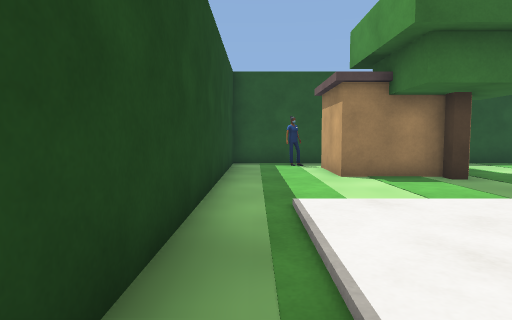
[1] (above)

20 first-person views from a walk through a world built for the Gazebo simulator. The camera is 0.94 m above the floor, tilts 4° down and sees 75° across. The floor is counted in squares, 1 m on a side. Each view is taken from the middle of a square. On the plan, view 1 faces up. The plan holds only what a view shows up to about 12 squares ahead; the rest is blank. The place goes on beyond the plan. Robots are left out.

[2]
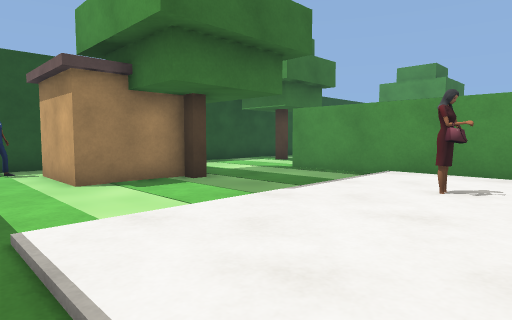

[3]
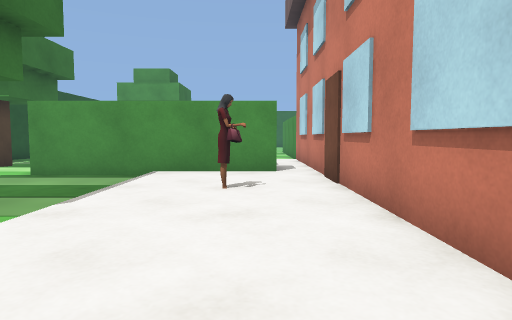

[4]
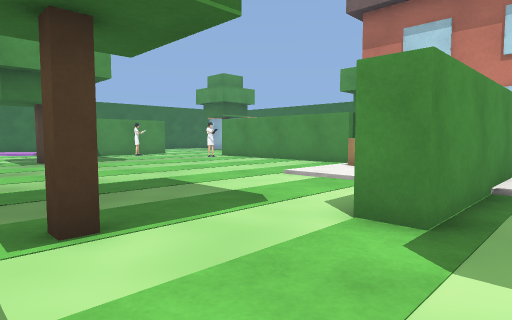

[5]
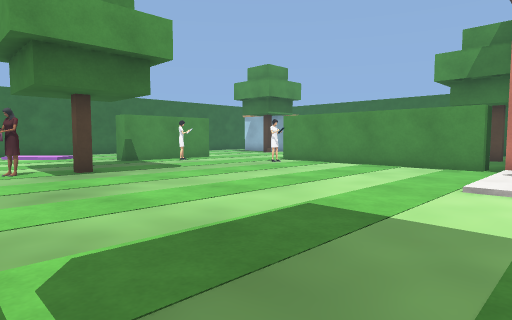

[6]
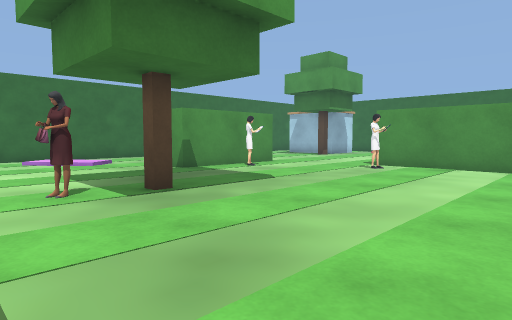

[7]
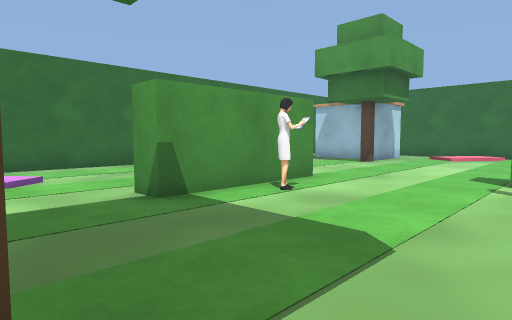

[8]
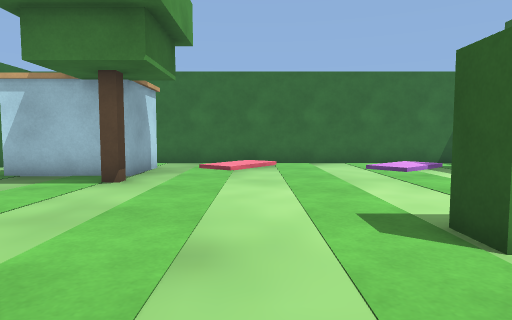

[9]
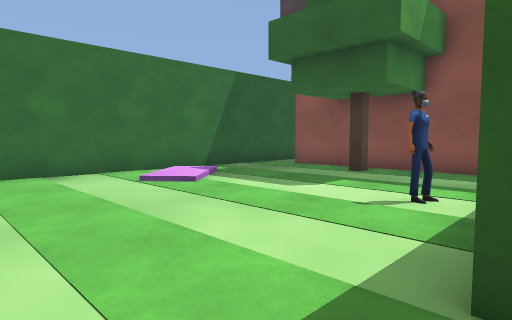

[10]
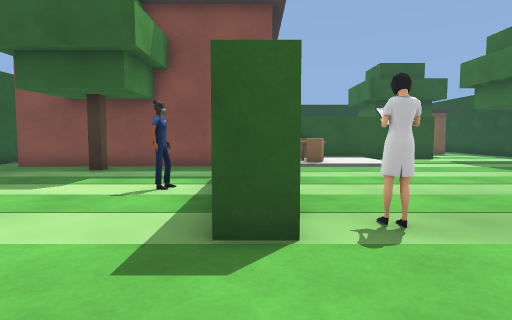

[11]
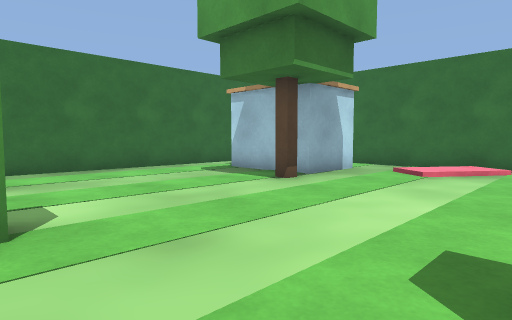

[12]
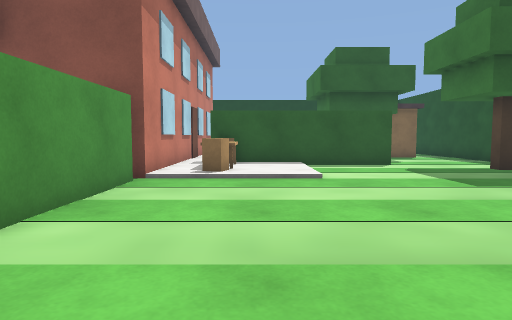

[13]
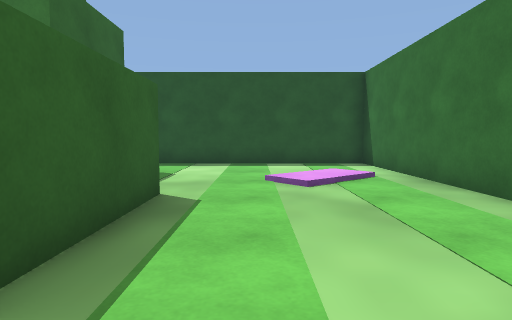

[14]
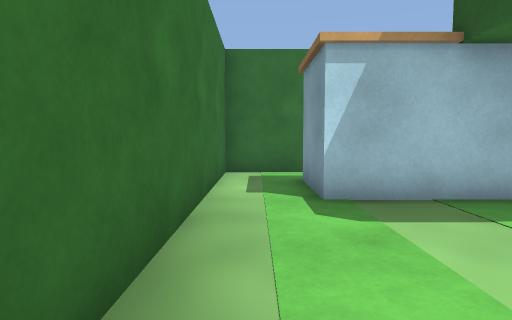

[15]
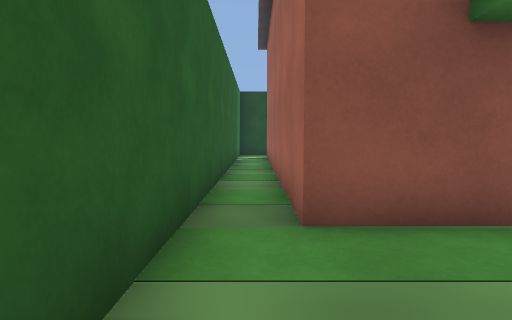

[16]
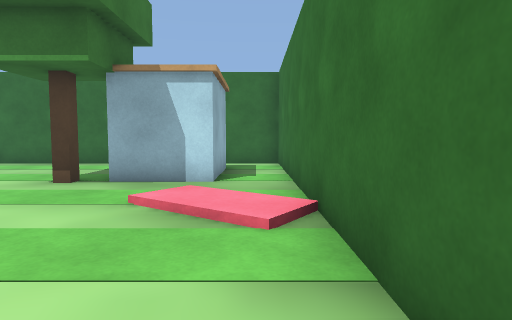

[17]
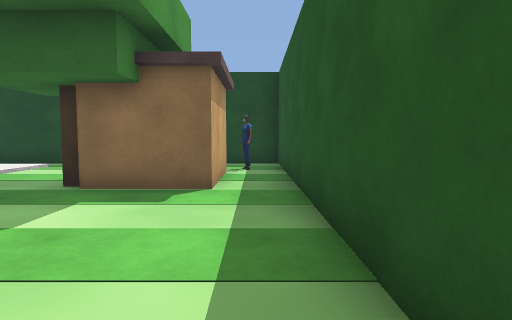

[18]
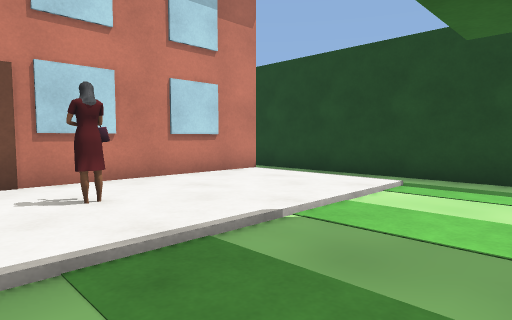

[19]
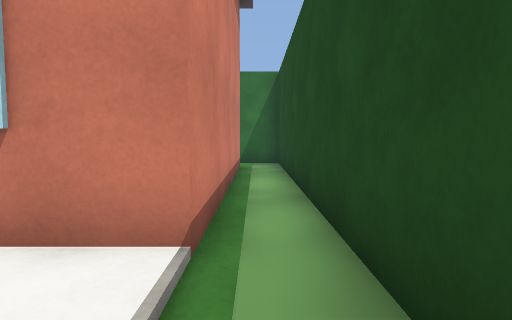

[20]
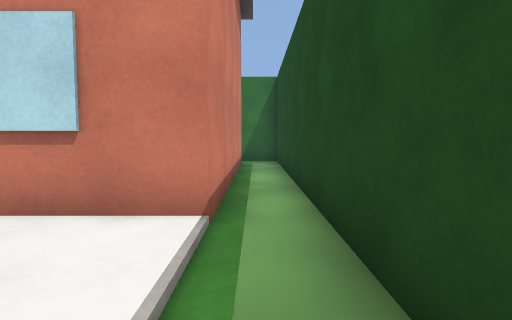

### Floor plan
Key: @ floor where view 1 was taken; # wall or solid block; x gap in a wall; . floor; P person; T tree; B brown box; A table; H house; O other object.
Columns run from 1 left of view 1 to 30 right of it. Each row starts with its distance up from view 1.
 12 #
 11 #.P.......... ... ...   .......
 10 #..OOOO....TT.........P........
  9 #..OTTT...............P........
  8 #..OTTT..............TT........
  7 #.....T..##....................
  6 #........##....................
  5 #........##..............#.....
  4 #..      ##   ..........P#.....
  3 #..    P ##   ..........P#.....
  2 #..   PP ##AAA......P....#....
  1 #.            ......P#.........
  0 #@BBBBBBBBBBBBx#######.........
 -1 #.B          B.................
 -2 #.B          B....P............
 -3 #.B          B.................
 -4 #.B          B.T..........T....
 -5 #.B          BTT..........TTHH.
 -6 #.B          B............H  H.
 -7 #.B  BBBBBBBBB............HHHH.
 -8 #.   ..........................
 -9 ###  ###########################

Where each view was taken, in squares from view 1:
view 1: 0 up, 0 right, facing up
view 2: 1 up, 0 right, facing up-right
view 3: 2 up, 0 right, facing right
view 4: 11 up, 7 right, facing down-right
view 5: 11 up, 11 right, facing down-right
view 6: 11 up, 15 right, facing down-right
view 7: 8 up, 19 right, facing down-right
view 8: 3 up, 22 right, facing down
view 9: 0 up, 22 right, facing down-left
view 10: 0 up, 23 right, facing left
view 11: 2 up, 20 right, facing down-right
view 12: 3 up, 20 right, facing left
view 13: 0 up, 26 right, facing up
view 14: 0 up, 29 right, facing down
view 15: 8 down, 16 right, facing left
view 16: 8 down, 18 right, facing right
view 17: 11 up, 11 right, facing left
view 18: 7 up, 7 right, facing down-left
view 19: 3 up, 0 right, facing down
view 20: 4 up, 0 right, facing down
